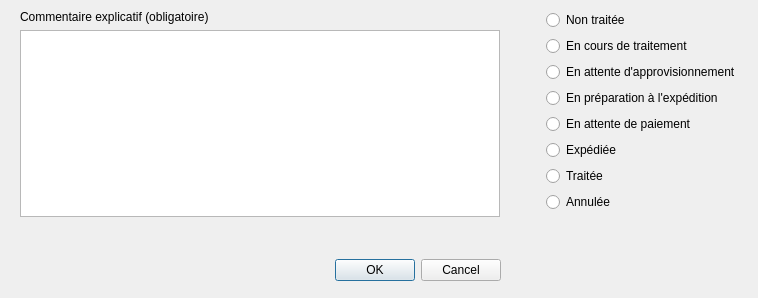
<?xml version="1.0" encoding="UTF-8"?>
<ui version="4.0">
 <class>Dialog</class>
 <widget class="QDialog" name="Dialog">
  <property name="geometry">
   <rect>
    <x>0</x>
    <y>0</y>
    <width>758</width>
    <height>298</height>
   </rect>
  </property>
  <property name="windowTitle">
   <string>Modifier le statut</string>
  </property>
  <widget class="QWidget" name="verticalLayoutWidget_3">
   <property name="geometry">
    <rect>
     <x>20</x>
     <y>10</y>
     <width>721</width>
     <height>271</height>
    </rect>
   </property>
   <layout class="QVBoxLayout" name="verticalLayout_3">
    <item>
     <layout class="QHBoxLayout" name="horizontalLayout">
      <item>
       <layout class="QVBoxLayout" name="verticalLayout_2">
        <item>
         <widget class="QLabel" name="comment_label">
          <property name="sizePolicy">
           <sizepolicy hsizetype="Preferred" vsizetype="Preferred">
            <horstretch>0</horstretch>
            <verstretch>0</verstretch>
           </sizepolicy>
          </property>
          <property name="text">
           <string>Commentaire explicatif (obligatoire)</string>
          </property>
         </widget>
        </item>
        <item>
         <widget class="QTextEdit" name="comment_text_edit"/>
        </item>
       </layout>
      </item>
      <item>
       <spacer name="horizontalSpacer">
        <property name="orientation">
         <enum>Qt::Horizontal</enum>
        </property>
        <property name="sizeType">
         <enum>QSizePolicy::Preferred</enum>
        </property>
        <property name="sizeHint" stdset="0">
         <size>
          <width>40</width>
          <height>20</height>
         </size>
        </property>
       </spacer>
      </item>
      <item>
       <layout class="QVBoxLayout" name="verticalLayout">
        <item>
         <widget class="QRadioButton" name="radio_status_NT">
          <property name="text">
           <string>Non traitée</string>
          </property>
         </widget>
        </item>
        <item>
         <widget class="QRadioButton" name="radio_status_CT">
          <property name="text">
           <string>En cours de traitement</string>
          </property>
         </widget>
        </item>
        <item>
         <widget class="QRadioButton" name="radio_status_AA">
          <property name="text">
           <string>En attente d'approvisionnement</string>
          </property>
         </widget>
        </item>
        <item>
         <widget class="QRadioButton" name="radio_status_PE">
          <property name="text">
           <string>En préparation à l'expédition</string>
          </property>
         </widget>
        </item>
        <item>
         <widget class="QRadioButton" name="radio_status_AP">
          <property name="text">
           <string>En attente de paiement</string>
          </property>
         </widget>
        </item>
        <item>
         <widget class="QRadioButton" name="radio_status_EX">
          <property name="text">
           <string>Expédiée</string>
          </property>
         </widget>
        </item>
        <item>
         <widget class="QRadioButton" name="radio_status_TA">
          <property name="text">
           <string>Traitée</string>
          </property>
         </widget>
        </item>
        <item>
         <widget class="QRadioButton" name="radio_status_AN">
          <property name="text">
           <string>Annulée</string>
          </property>
         </widget>
        </item>
       </layout>
      </item>
     </layout>
    </item>
    <item>
     <spacer name="verticalSpacer">
      <property name="orientation">
       <enum>Qt::Vertical</enum>
      </property>
      <property name="sizeHint" stdset="0">
       <size>
        <width>20</width>
        <height>40</height>
       </size>
      </property>
     </spacer>
    </item>
    <item>
     <layout class="QHBoxLayout" name="horizontalLayout_2">
      <item>
       <spacer name="horizontalSpacer_3">
        <property name="orientation">
         <enum>Qt::Horizontal</enum>
        </property>
        <property name="sizeHint" stdset="0">
         <size>
          <width>40</width>
          <height>20</height>
         </size>
        </property>
       </spacer>
      </item>
      <item>
       <widget class="QDialogButtonBox" name="buttonBox">
        <property name="sizePolicy">
         <sizepolicy hsizetype="Expanding" vsizetype="Fixed">
          <horstretch>0</horstretch>
          <verstretch>0</verstretch>
         </sizepolicy>
        </property>
        <property name="orientation">
         <enum>Qt::Horizontal</enum>
        </property>
        <property name="standardButtons">
         <set>QDialogButtonBox::Cancel|QDialogButtonBox::Ok</set>
        </property>
       </widget>
      </item>
      <item>
       <spacer name="horizontalSpacer_2">
        <property name="orientation">
         <enum>Qt::Horizontal</enum>
        </property>
        <property name="sizeHint" stdset="0">
         <size>
          <width>40</width>
          <height>20</height>
         </size>
        </property>
       </spacer>
      </item>
     </layout>
    </item>
   </layout>
  </widget>
 </widget>
 <resources/>
 <connections>
  <connection>
   <sender>buttonBox</sender>
   <signal>accepted()</signal>
   <receiver>Dialog</receiver>
   <slot>accept()</slot>
   <hints>
    <hint type="sourcelabel">
     <x>248</x>
     <y>254</y>
    </hint>
    <hint type="destinationlabel">
     <x>157</x>
     <y>274</y>
    </hint>
   </hints>
  </connection>
  <connection>
   <sender>buttonBox</sender>
   <signal>rejected()</signal>
   <receiver>Dialog</receiver>
   <slot>reject()</slot>
   <hints>
    <hint type="sourcelabel">
     <x>316</x>
     <y>260</y>
    </hint>
    <hint type="destinationlabel">
     <x>286</x>
     <y>274</y>
    </hint>
   </hints>
  </connection>
 </connections>
</ui>
